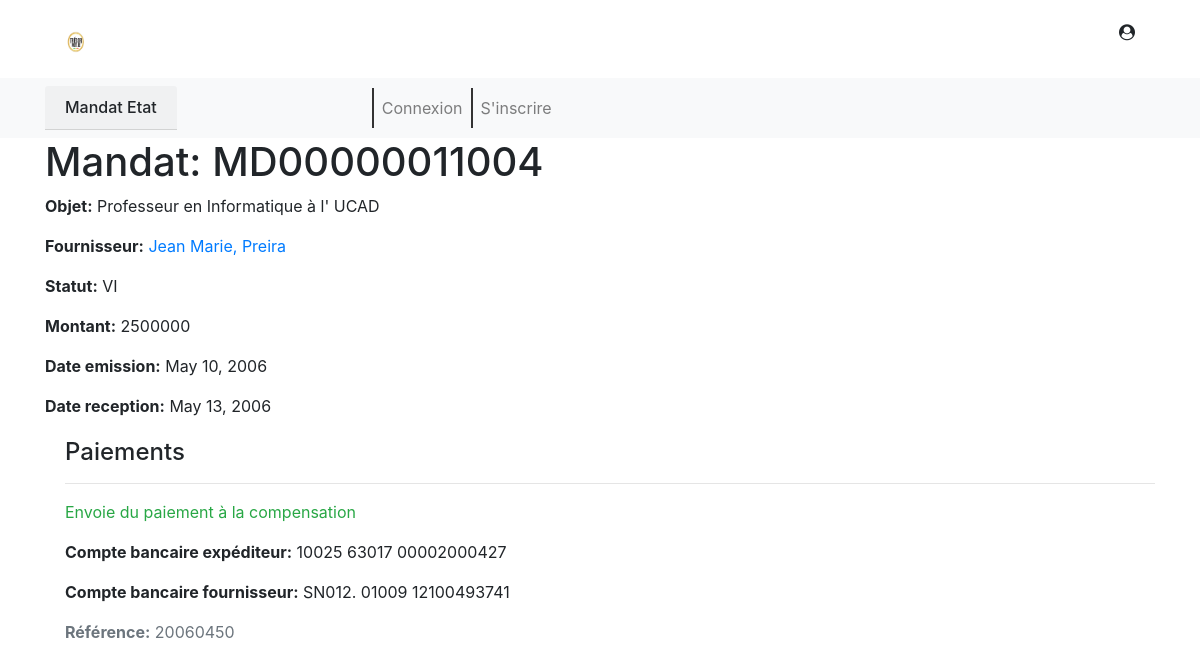
/mandats/mandat/MD00000011004, run on the app's committed database.
### mandats/models.py (models this page shows, shortened)
class Mandat(models.Model):
    COD_STATUT = (
        ('SA', 'En saisie'),
        ('AC', 'Accepté'),
        ('VI', 'Visé'),
        ('RJ', 'Rejetté'),
        ('RF', 'Refusé'),
        ('RC', 'Reçu'),
    )
    ide_piece = models.CharField(max_length=20, primary_key=True)
    cod_statut = models.CharField(max_length=2, choices=COD_STATUT, verbose_name="Le statut du mandat")
    objet = models.TextField(max_length=240)
    fournisseur = models.ForeignKey(Fournisseurs, on_delete=models.SET_NULL, null=True)
    utilisateur = models.ForeignKey(User, on_delete=models.SET_NULL, null=True, blank=True)
    date_emis = models.DateField()
    date_reception = models.DateField()
    montant = models.IntegerField()
    motif_rejet = models.CharField(max_length=45, blank=True)
    class Meta:
        ordering = ['ide_piece']
    """def was_received_recently(self):
        return self.date_reception >= timezone.now() - datetime.timedelta(days=1)"""

class Fournisseurs(models.Model):
    CODE_CAT_SOCIO = (
        ('Mltr', 'Millitaire'),
        ('DCG', 'Directeurs, cadres de direction et gérants'),
        ('PIS', 'Professions intellectuelles et scientifiques'),
        ('PI', 'Professions intermédiares'),
        ('ETA', 'Employés de type administratif'),
        ('PCV', 'Personnel des services directs aux particuliers, commerçants et vendeurs '),
        ('Cmrct', 'Agriculteurs et ouvriers qualifiés de l’agriculture, de la sylviculture et de la pêche '),
        ('IA', 'Métiers qualifiés de l’industrie et de l’artisanat '),
        ('CO', 'Conducteurs d installations et de machines et ouvriers de l’assemblage'),
        ('PE', 'Professions élémentaires'),
    )
    CODE_SECTEUR = (
        ('AEAcS', 'Agriculteur, élevage et activités de stockage des produits d’origine végétale, animale ou '
                  'halieutique'),
        ('AMPT', 'Activités manufacturières de production et de transformation'),
        ('SM', 'Extraction ou transformation de substances minérales'),
        ('TAI', 'Tourisme, aménagements et industries touristiques, autres activités hôtelières'),
        ('IndCult', 'Industries culturelles (livre, disque, cinéma, centres de documentation, centre de production '
                    'audio visuelle, etc'),
        ('Services', 'Services exercés dans les sous - secteurs suivants: santé, éducation et formation montage et '
                     'maintenance d’équipements industriels, télé - services, transports aériens et maritimes'),
        ('Ipaf', 'infrastructures portuaires, aéroportuaires et ferroviaires'),
        ('RCPZCyCa', 'réalisation de complexes commerciaux, parcs industriels, zones touristiques, cybervillages et '
                     'centres artisanaux'),
    )
    CODE_TYP_TIERS = (
        ('M', 'Morale'),
        ('P', 'Physique'),
    )
    ide_tiers = models.CharField(max_length=20, primary_key=True)
    code_cat_socio = models.CharField(max_length=5, choices=CODE_CAT_SOCIO, help_text="code catégorie social")
    code_secteur = models.CharField(max_length=10, choices=CODE_SECTEUR)
    nom_contrib = models.CharField(max_length=20)
    code_typ_tiers = models.CharField(max_length=1, choices=CODE_TYP_TIERS)
    nom = models.CharField(max_length=45, null=False)
    utilisateur = models.ForeignKey(User, on_delete=models.SET_NULL, null=True, blank=True)
    prenom = models.CharField(max_length=45)
    date_fin_validite = models.DateField()
    adresse = models.CharField(max_length=32)
    ville = models.CharField(max_length=32)
    code_postal = models.CharField(max_length=10)
    boite_postal = models.CharField(max_length=10)
    pays = models.CharField(max_length=32)
    telephone = models.CharField(max_length=15)
    date_creation = models.DateField()
    class Meta:
        ordering = ['nom']
    def __str__(self):
        return f'{self.prenom}, {self.nom}'

class Virement(models.Model):
    TRAITE = (
        (0, 'Génération d’un paiement'),
        (1, 'Envoie du paiement à la Trésorie Générale'),
        (4, 'Envoie du paiement à la compensation'),
    )
    reference = models.CharField(max_length=8, primary_key=True)
    reglement = models.OneToOneField(Reglement, on_delete=models.CASCADE,
                                     verbose_name="Informations sur le réglement")
    typ_operation = models.CharField(max_length=3)
    typ_rib_donneur = models.CharField(max_length=1)
    rib_donneur = models.CharField(max_length=24)
    typ_rib_beneficiaire = models.CharField(max_length=1)
    rib_beneficiaire = models.CharField(max_length=24)
    montant = models.IntegerField()
    nom_donneur = models.CharField(max_length=35)
    adresse_donneur = models.CharField(max_length=50)
    fournisseur = models.ForeignKey(Fournisseurs, on_delete=models.CASCADE, verbose_name="références au bénéficiaire")
    utilisateur = models.ForeignKey(User, on_delete=models.SET_NULL, null=True, blank=True)
    date_ordre = models.DateField()
    mandat = models.ForeignKey(Mandat, on_delete=models.CASCADE)
    traite = models.IntegerField(choices=TRAITE)
    date_paiement = models.DateField()
    class Meta:
        ordering = ['date_paiement']

### mandats/views.py (the view)
# urls.py: path('mandat/<str:pk>', views.MandatDetailView.as_view(), name='mandat-detail'),
class MandatDetailView(generic.DetailView):
    model = Mandat

### mandats/templates/mandats/mandat_detail.html (shortened to what this page needs)
{% extends "base_generic.html" %}
{% block content %}
  <h1>Mandat: {{ mandat.ide_piece }}</h1>
  <p><strong>Objet:</strong> {{ mandat.objet}}</p>
  <p><strong>Fournisseur:</strong>
      <a href="{% url 'fournisseur-detail' mandat.fournisseur.pk %}">{{ mandat.fournisseur }}</a></p>
  <p><strong>Statut:</strong> {{ mandat.cod_statut }}</p>
  <p><strong>Montant:</strong> {{ mandat.montant }}</p>
  <p><strong>Date emission:</strong> {{ mandat.date_emis }}</p>
  <p><strong>Date reception:</strong> {{ mandat.date_reception}}</p>
  <div style="margin-left:20px;margin-top:20px">
    <h4>Paiements</h4>
    {% for paiement in mandat.virement_set.all %}
      <hr>
      <p
              class="{% if paiement.traite == 4 %}text-success{% elif paiement.traite == 0 or paiement.traite == 1 %}text-danger{% else %}text-warning{% endif %}">{{ paiement.get_traite_display }}</p>
      <p><strong>Compte bancaire expéditeur:</strong> {{paiement.rib_donneur}}</p>
      <p><strong>Compte bancaire fournisseur:</strong> {{paiement.rib_beneficiaire}}</p>
      <p class="text-muted"><strong>Référence:</strong> {{paiement.reference}}</p>
    {% endfor %}
  </div>
{% endblock %}

### data on the page
Mandat: ide_piece "MD00000011004", objet "Professeur en Informatique à l' UCAD", fournisseur "Jean Marie, Preira", cod_statut "VI", montant "2500000", date_emis "May 10, 2006", date_reception "May 13, 2006"
Virement: traite "Envoie du paiement à la compensation", rib_donneur "10025 63017 00002000427", rib_beneficiaire "SN012. 01009 12100493741", reference "20060450"
